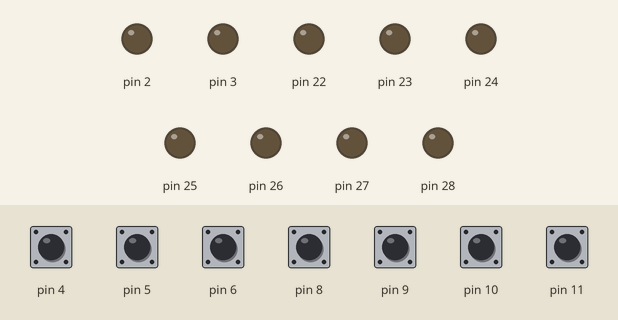
Recording of a sketch running on a simulated Arduino Mega 2560, built with avr-gcc and run on an emulated ATmega2560. Parts: output pins drawn as LEDs (lit = HIGH). The test bench sets the inputs (shaded band); at power-on: pin 4–6, pin 8–11 HIGH. What the sketch prints to the serial monitor is not drawn.

Above: at 1.2 s.
1.3 s: pin 8 pulled LOW for 0.15 s
At 1.39 s:
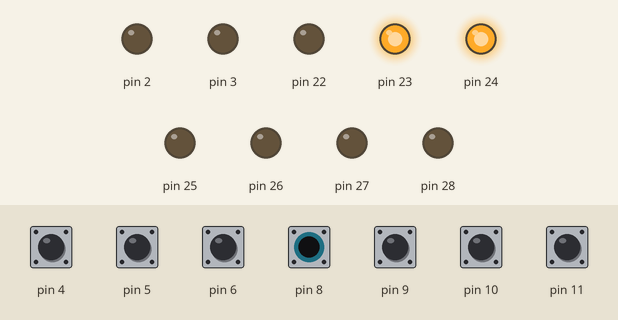
2.9 s: pin 9 pulled LOW for 0.15 s
At 3.3 s:
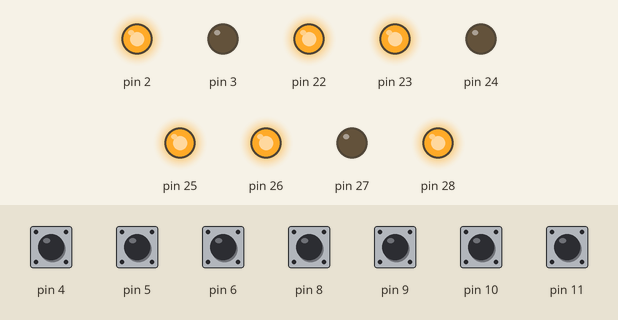
4.5 s: pin 6 pulled LOW for 0.15 s
At 5.7 s:
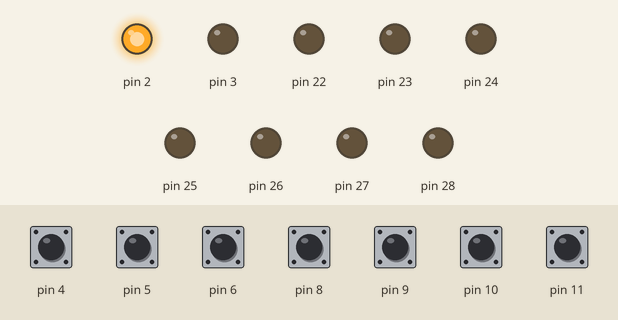
6.1 s: pin 10 pulled LOW for 0.15 s
At 7.2 s:
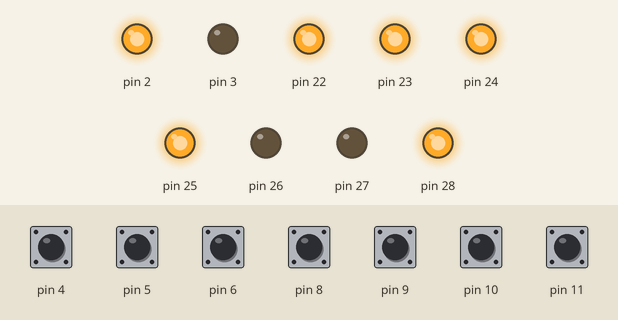
7.7 s: pin 4 pulled LOW for 0.15 s
At 8.4 s:
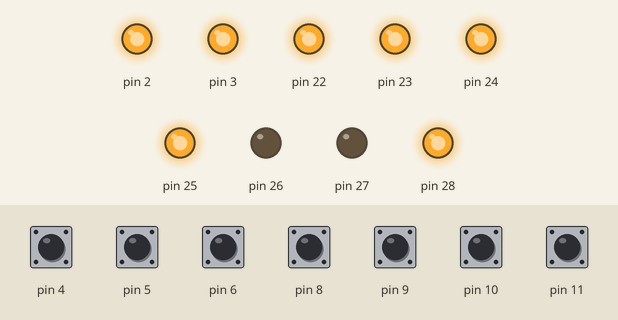
9.3 s: pin 5 pulled LOW for 0.15 s
At 9.6 s:
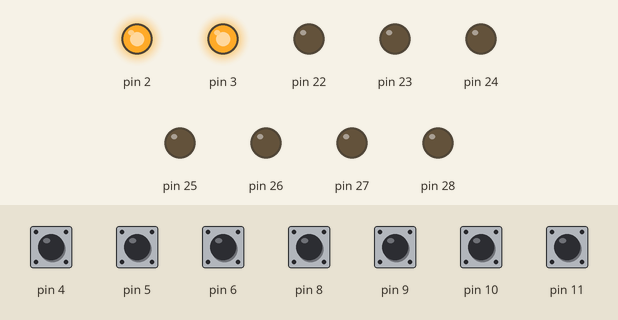
Timing chart, 0 to 11.9 s (numbered marks = the images above; inputs shaded):
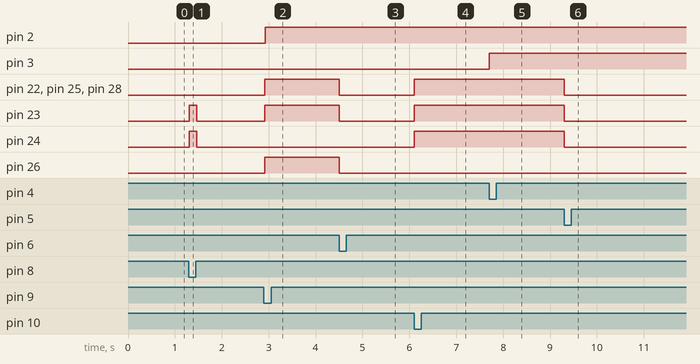

Measured:
- after the input at 1.3 s, pin 23, pin 24: LOW → HIGH at once, → LOW 0.16 s later
- after the input at 2.9 s, pin 2, pin 22, pin 23, pin 25, pin 26, pin 28: LOW → HIGH at once
- after the input at 4.5 s, pin 22, pin 23, pin 25, pin 26, pin 28: HIGH → LOW at once
- after the input at 6.1 s, pin 22–25, pin 28: LOW → HIGH at once
- after the input at 7.7 s, pin 3: LOW → HIGH at once
- after the input at 9.3 s, pin 22–25, pin 28: HIGH → LOW at once

The sketch:

elevator.ino
```cpp
int andar;
int your = 0;

void setup(){
  //sensores para ir para algum canto
  for (int i = 4; i<=7; i++){ pinMode(i, INPUT_PULLUP); }

  //sensores qual q ta
  for (int i = 8; i<=11; i++){ pinMode(i, INPUT_PULLUP); }


  //LEDS
  for (int i = 22; i <= 28; i++){ pinMode(i, OUTPUT); }

  //motor
  pinMode(3, OUTPUT);
  pinMode(2, OUTPUT);

  Serial.begin(9600);
}

void getAndar(){
  // pega qual ta
  if(digitalRead(4) == LOW){ andar = 4; }
  else if (digitalRead(5) == LOW){ andar = 3; }
  else if (digitalRead(6) == LOW){ andar = 2; }
  else { andar = 1; }
}

void getYourAndar(){
  // pega qual ta
  if(digitalRead(8) == LOW){
    your = 1;
    digitalWrite(22, LOW);
    digitalWrite(28, LOW);
    digitalWrite(25, LOW);
    digitalWrite(26, LOW);
    digitalWrite(27, LOW);
    digitalWrite(23, HIGH);
    digitalWrite(24, HIGH);
  }

  else if (digitalRead(9) == LOW){
    your = 2;
    digitalWrite(22, HIGH);
    digitalWrite(23, HIGH);
    digitalWrite(28, HIGH);
    digitalWrite(26, HIGH);
    digitalWrite(25, HIGH);
    digitalWrite(24, LOW);
    digitalWrite(27, LOW);
  }

  else if (digitalRead(10) == LOW){
    your = 3;
    digitalWrite(22, HIGH);
    digitalWrite(23, HIGH);
    digitalWrite(28, HIGH);
    digitalWrite(24, HIGH);
    digitalWrite(25, HIGH);
    digitalWrite(26, LOW);
    digitalWrite(27, LOW);
  }

  else if (digitalRead(11) == LOW) {
    your = 4;
    digitalWrite(23, HIGH);
    digitalWrite(24, HIGH);
    digitalWrite(28, HIGH);
    digitalWrite(27, HIGH);
    digitalWrite(22, LOW);
    digitalWrite(25, LOW);
    digitalWrite(26, LOW);
  }

  else {
    your = 0;
    digitalWrite(22, LOW);
    digitalWrite(28, LOW);
    digitalWrite(25, LOW);
    digitalWrite(26, LOW);
    digitalWrite(27, LOW);
    digitalWrite(23, LOW);
    digitalWrite(24, LOW);
  }
}

void move(){
  if(your < andar){
    digitalWrite(3, HIGH);
  }else{
    digitalWrite(2, HIGH);
  }
}

void goNext(){
    while(andar != your){
      move();
      getAndar();
    }
}

void loop()
{
  getAndar();
  getYourAndar();
  Serial.print("qual ta --> ");
  Serial.println(andar);
  if(your != 0){ goNext(); }
}
```
